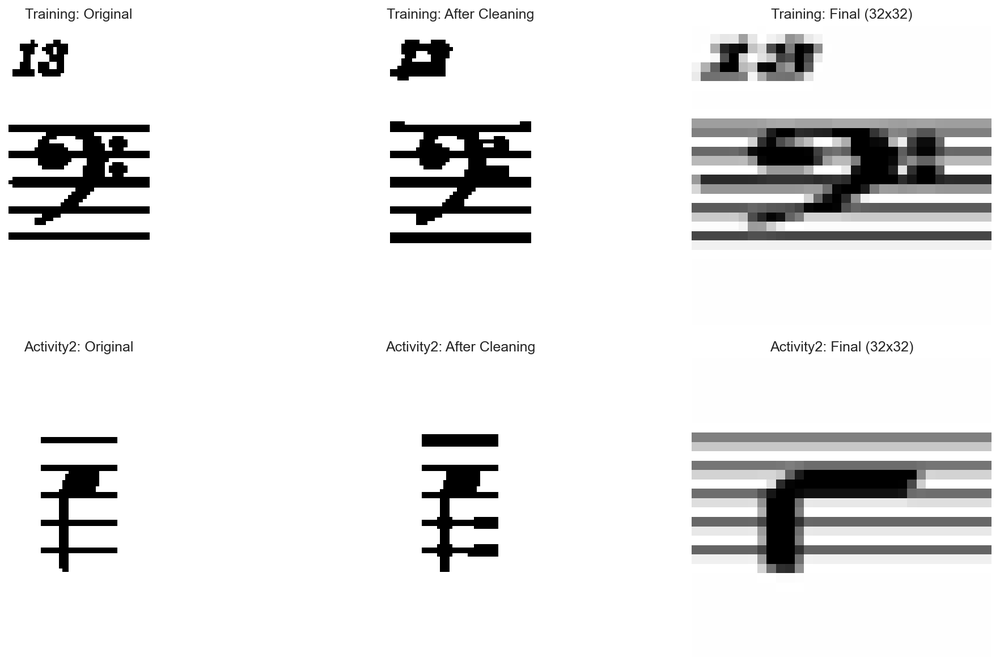
#> input picture image_preprocessing_comparison.png, 1000 x 666 px, shrunk from 1764 x 1175 before the run
$ python -i 'Sheet Music Project Image Prep.py'   (imports and definitions only)
#> lines starting #> are read from the running program, lines starting #| are printed output that depends on the picture; after the words box and inside, x2 and y2 are one past the last pixel; in counts of white or black regions, pixels touching at a corner belong together
import cv2
import numpy as np

def clean_sheet_music(image_path, output_path):

    # Load image in grayscale
#> called with image_path = 'image_preprocessing_comparison.png', output_path = 'out.png'
    img = cv2.imread(image_path, cv2.IMREAD_GRAYSCALE)
#> img is the input picture: shape (666, 1000); min 0, max 255, mean 229.8

    # Apply Gaussian blur to reduce noise
    blurred = cv2.GaussianBlur(img, (3, 3), 0)

    # Adaptive thresholding to binarize the image
    thresh = cv2.adaptiveThreshold(

        blurred, 255, cv2.ADAPTIVE_THRESH_MEAN_C, cv2.THRESH_BINARY_INV, 15, 10
    )
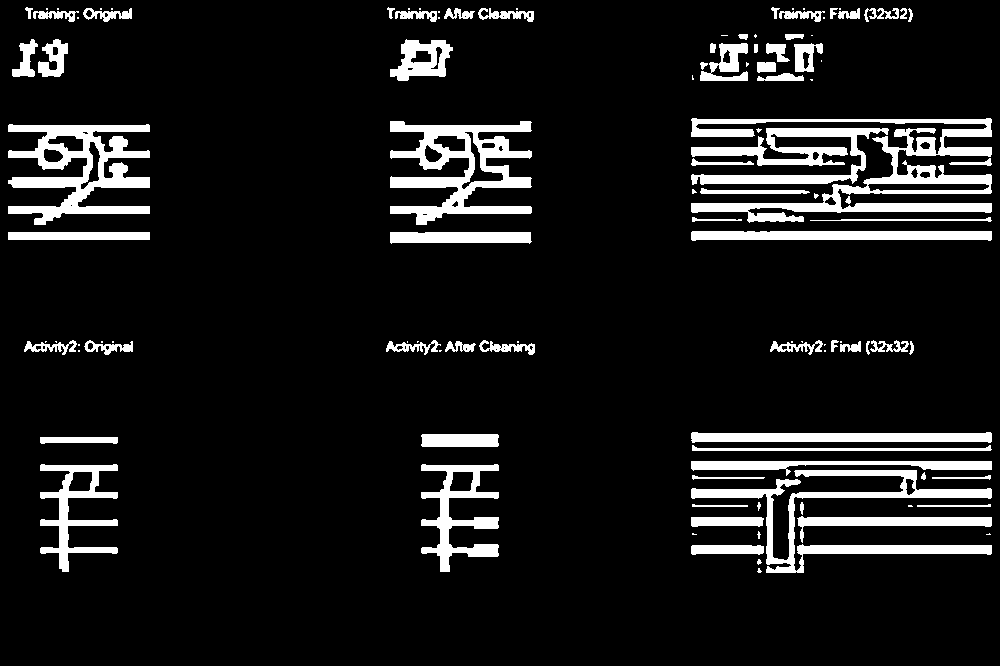
#> thresh: shape (666, 1000); 9.9% white; 114 white regions (45 under 20 px), largest, box (x1, y1, x2, y2) and area: (691, 118, 992, 223) 8786, (8, 124, 150, 225) 6517, (390, 121, 532, 225) 6516

    # Morphological operations to remove small noise and connect lines
    kernel = np.ones((1, 3), np.uint8)
    cleaned = cv2.morphologyEx(thresh, cv2.MORPH_OPEN, kernel, iterations=1)
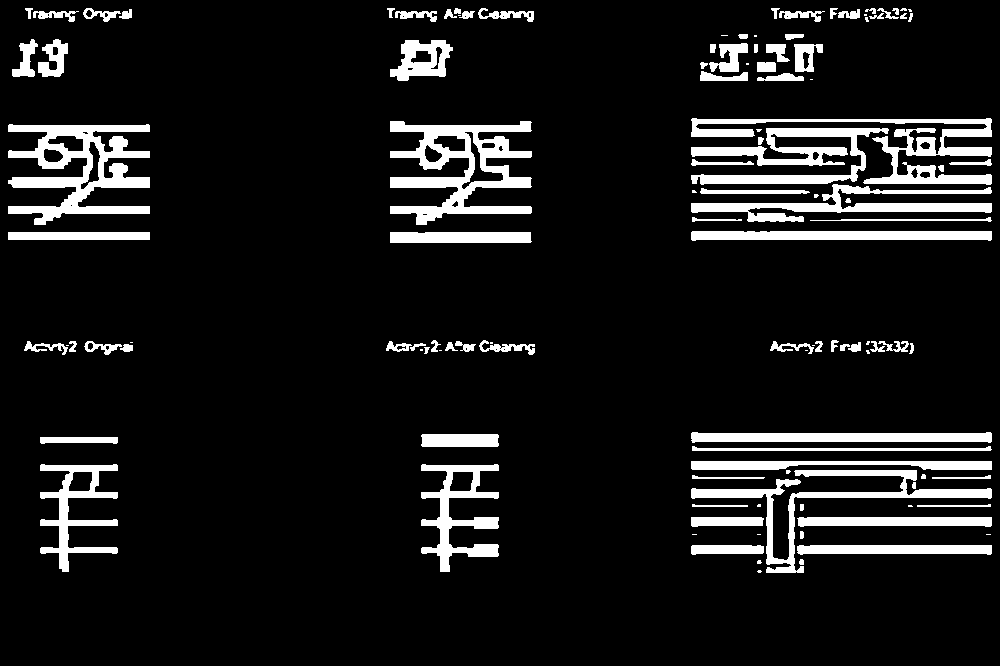
#> cleaned: shape (666, 1000); 9.8% white; 119 white regions (29 under 20 px), largest, box (x1, y1, x2, y2) and area: (390, 121, 532, 225) 6509, (8, 124, 150, 225) 6507, (691, 118, 992, 185) 4918
    cleaned = cv2.morphologyEx(cleaned, cv2.MORPH_CLOSE, kernel, iterations=1)
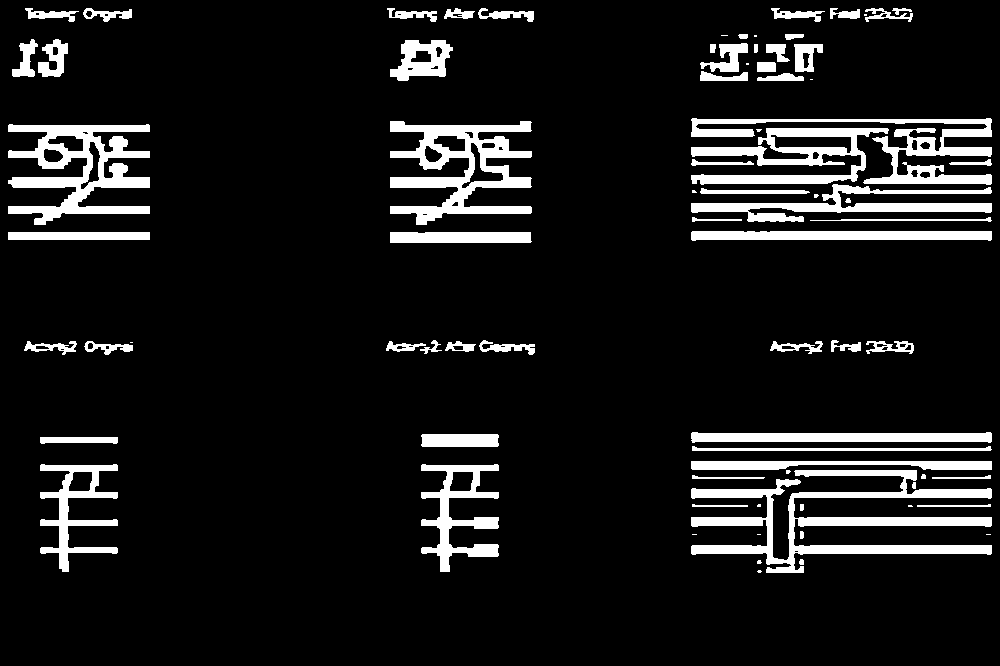
#> cleaned: shape (666, 1000); 9.9% white; 79 white regions (17 under 20 px), largest, box (x1, y1, x2, y2) and area: (691, 470, 992, 573) 9163, (390, 121, 532, 225) 6532, (8, 124, 150, 225) 6514

    # Invert image back if needed
    result = cv2.bitwise_not(cleaned)

>>> result = clean_sheet_music('image_preprocessing_comparison.png', 'out.png')
